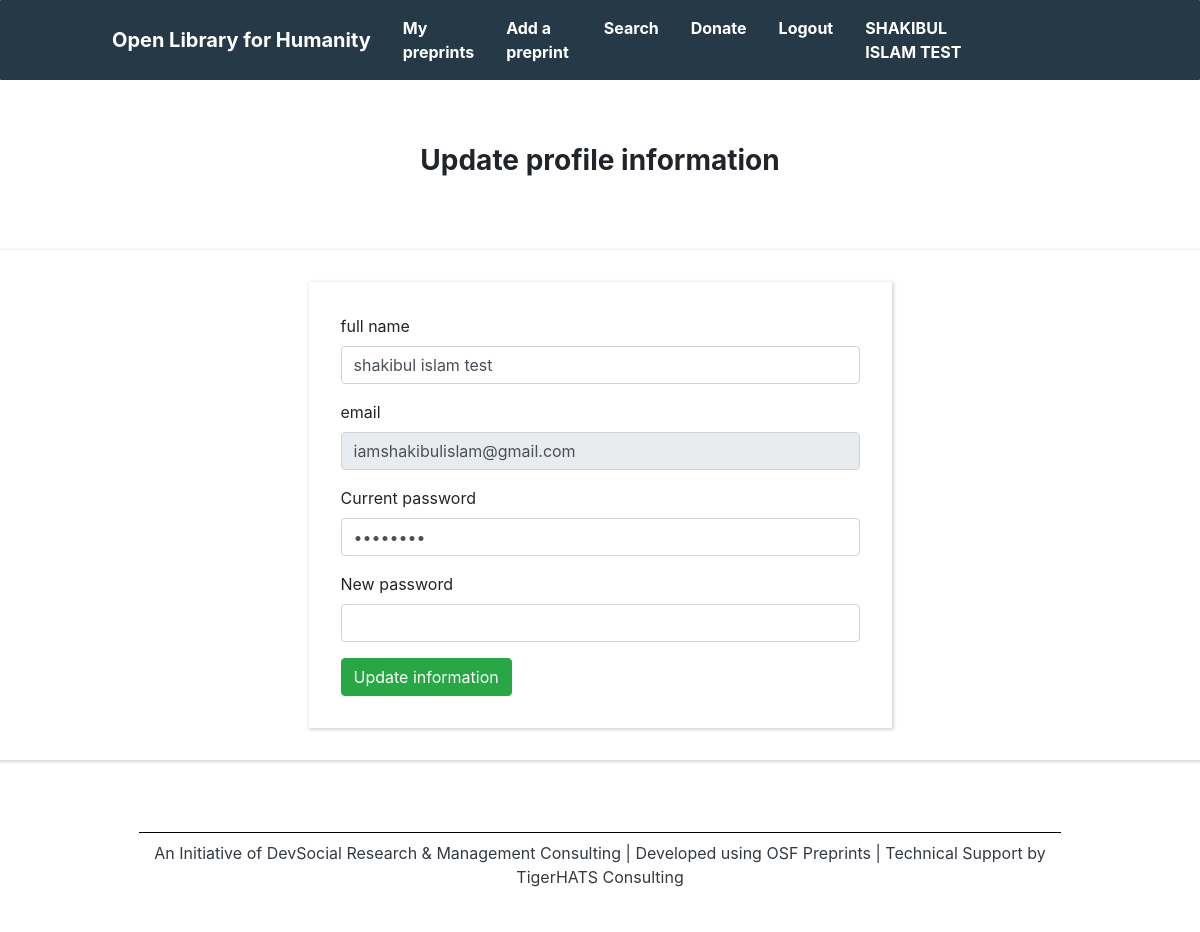
Screenshot of /accounts/update-profile/ (signed in) with the database file from the repository.
### accounts/models.py (models this page shows, shortened)
class User(AbstractBaseUser, PermissionsMixin):
    full_name=models.CharField(_('full_name'),max_length=25,blank=False,null=False)
    email = models.EmailField(_('email'), blank=False,unique=True)
    is_staff = models.BooleanField(
        _('staff status'),
        default=False,
        help_text=_('Designates whether the user can log into this admin site.'),
    )
    is_active = models.BooleanField(
        _('active'),
        default=True,
        help_text=_(
            'Designates whether this user should be treated as active. '
            'Unselect this instead of deleting accounts.'
        ),
    )
    date_joined = models.DateTimeField(_('date joined'), default=timezone.now)
    objects = UserManager()
    USERNAME_FIELD = 'email'
    REQUIRED_FIELDS = ['full_name']
    class Meta:
        verbose_name = _('users')
        verbose_name_plural = _('users')
        swappable = 'AUTH_USER_MODEL'

### accounts/views.py (the view, shortened to what this page needs)
# urls.py: path('update-profile/',views.update_profile,name='update_profile')
def update_profile(request):
	if request.method == 'GET':
		return render(request,'update-profile.html')

### templates/update-profile.html (shortened to what this page needs)
{% extends 'base.html' %}
{% load static %}
{% block content %}
<div class="row justify-content-center" style="margin-bottom:4rem">
	<div class="col-md-6">
		<h3 class="text-center font-weight-bold" style="margin-top:4rem">Update profile information</h3>
</div>
</div>
<div class="row search-result-item justify-content-center">
          <div class="col-md-6 search-result-item">
            <form action="" method="post">
                <div class="form-group">
                <label for="full_name">full name</label>
                <input type="text" name="full_name" id="full_name" class="form-control" value="{{request.user.full_name}}">
                </div>
                <div class="form-group">
                <label for="email">email</label>
                <input type="text" name="email" id="full_name" class="form-control" value="{{request.user.email}}" disabled="true">
                </div>
                <div class="form-group">
                <label for="changepass">Current password</label>
                <input type="password" name="current_pass" class="form-control" value="password">
                </div>
                <div class="form-group">
                <label for="changepass">New password</label>
                <input type="password" name="new_pass" class="form-control">
                </div>
                <button type="submit" class="btn btn-success">Update information</button>
            </form>
          </div>
 </div>
{% endblock content %}

### templates/base.html (shortened to what this page needs)
{% load static %}
<!DOCTYPE html>
<html lang="en">
<head>
	<link rel="stylesheet" href="https://cdn.jsdelivr.net/npm/bootstrap@4.6.0/dist/css/bootstrap.min.css">
	<link rel="stylesheet" type="text/css" href="{% static 'css/style.css' %}">
  <link rel="stylesheet" href="https://cdnjs.cloudflare.com/ajax/libs/font-awesome/4.0.0/css/font-awesome.min.css" />
<link rel="stylesheet" href="https://cdnjs.cloudflare.com/ajax/libs/OwlCarousel2/2.3.4/assets/owl.carousel.min.css">
<link rel="stylesheet" href="https://cdnjs.cloudflare.com/ajax/libs/OwlCarousel2/2.3.4/assets/owl.theme.default.css">
<div class="brands">
</head>
<body>
<nav class="navbar navbar-expand-lg navbar-light  " style="background-color:#263947">
  <a class="navbar-brand text-white font-weight-bold logo" href="{% url 'index' %}">Open Library for Humanity</a>
  <div class="collapse navbar-collapse"  id="navbarNav" >
    <ul class="navbar-nav ml-auto nav-items">
      {% if request.user.is_authenticated %}
      <li class="nav-item active">
        <a class="nav-link text-white font-weight-bold" href="{% url 'my_preprints' %}">My preprints</a>
      </li>
      {% endif %}
      <li class="nav-item active">
        <a class="nav-link text-white font-weight-bold" href="{% url 'add_preprint' %}">Add a preprint</a>
      </li>
      <li class="nav-item active">
        <a class="nav-link text-white font-weight-bold" href="{% url 'preprint_query_page' %}">Search</a>
      </li>
      <li class="nav-item active">
        <a class="nav-link text-white font-weight-bold" href="{% url 'donation' %}">Donate</a>
      </li>
      {% if request.user.is_authenticated %}
      <li class="nav-item active">
        <a class="nav-link text-white font-weight-bold" href="{% url 'logout' %}">Logout</a>
      </li>
      <li class="nav-item active">
        <a class="nav-link text-white font-weight-bold text-uppercase" href="{% url 'update_profile' %}"> {{request.user.full_name}}</a>
      </li>
      {% endif %}
    </ul>
  </div>
</nav>
{% block content %}
{% endblock content %}
<section id="footer" style="margin-top:3rem">
  <div class="row justify-content-center">
    <div class="col-md-9 mt-4" style="border-top:1px solid black">
      <p class="text-center mt-2 text-dark  ">
        <a class="text-dark" href="https://devsocial.org">An Initiative of DevSocial Research & Management Consulting</a>  | Developed using <a class="text-dark" href="https://osf.io/preprints">OSF Preprints</a>  | Technical Support by <a class="text-dark" href="https://tigerhats.com">TigerHATS Consulting</a></p>
    </div>
  </div>
</section>
</body>
</html>

### static/css/style.css (style rules this page uses)
.navbar-light { border-radius: 1px; }
.logo { margin-left: 6rem !important; }
.nav-items { margin-right: 12rem !important; }
.nav-items li { margin-left:0.5rem; margin-right: 0.5rem; }
ul { list-style-type: none; }
.search-result-item { padding-left: 2rem; padding-right: 2rem; padding-top: 2rem; padding-bottom: 2rem; box-shadow: 1px 1px 3px 1px #d5d8de; }
.brands { width: 100%; padding-bottom: 90px }

### rows the page displays
User: user.full_name "SHAKIBUL ISLAM TEST", full_name "shakibul islam test", email "iamshakibulislam@gmail.com"
